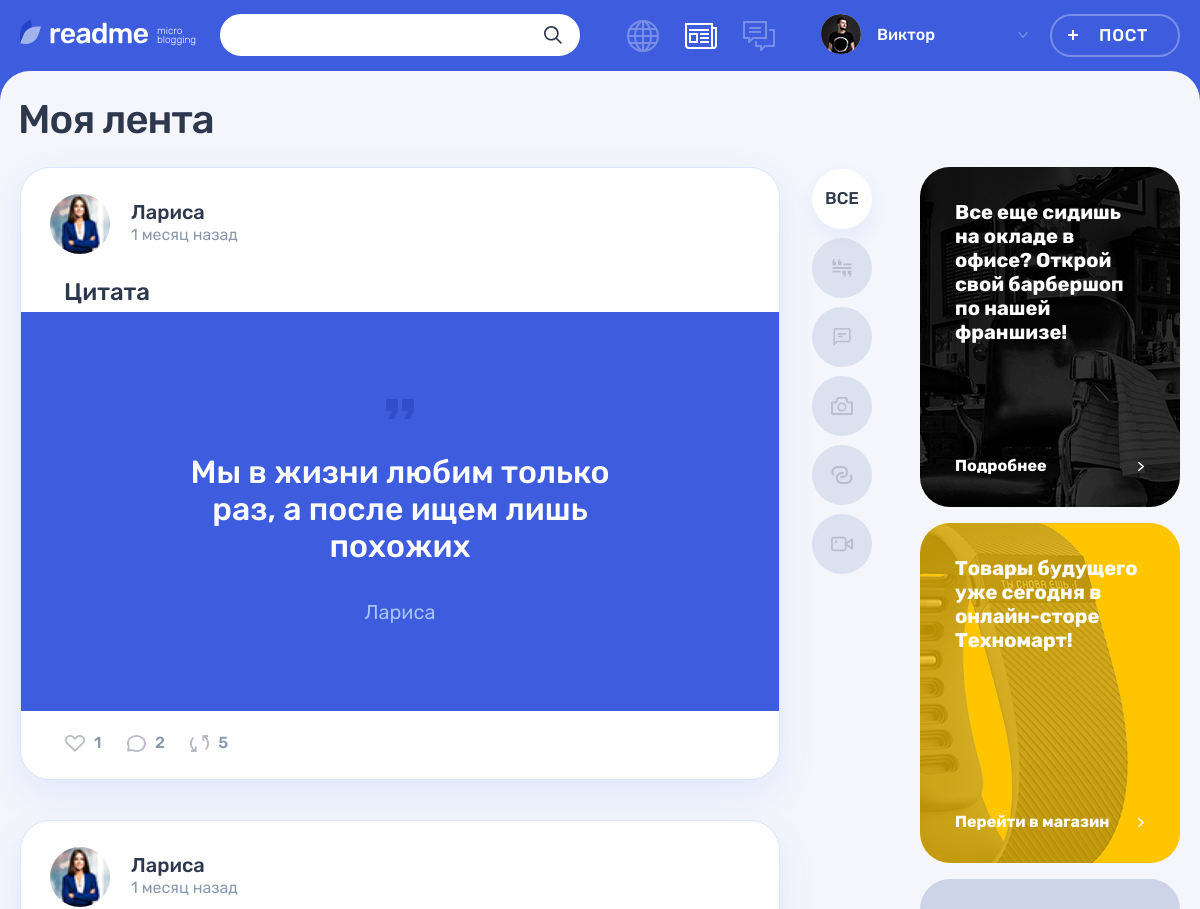
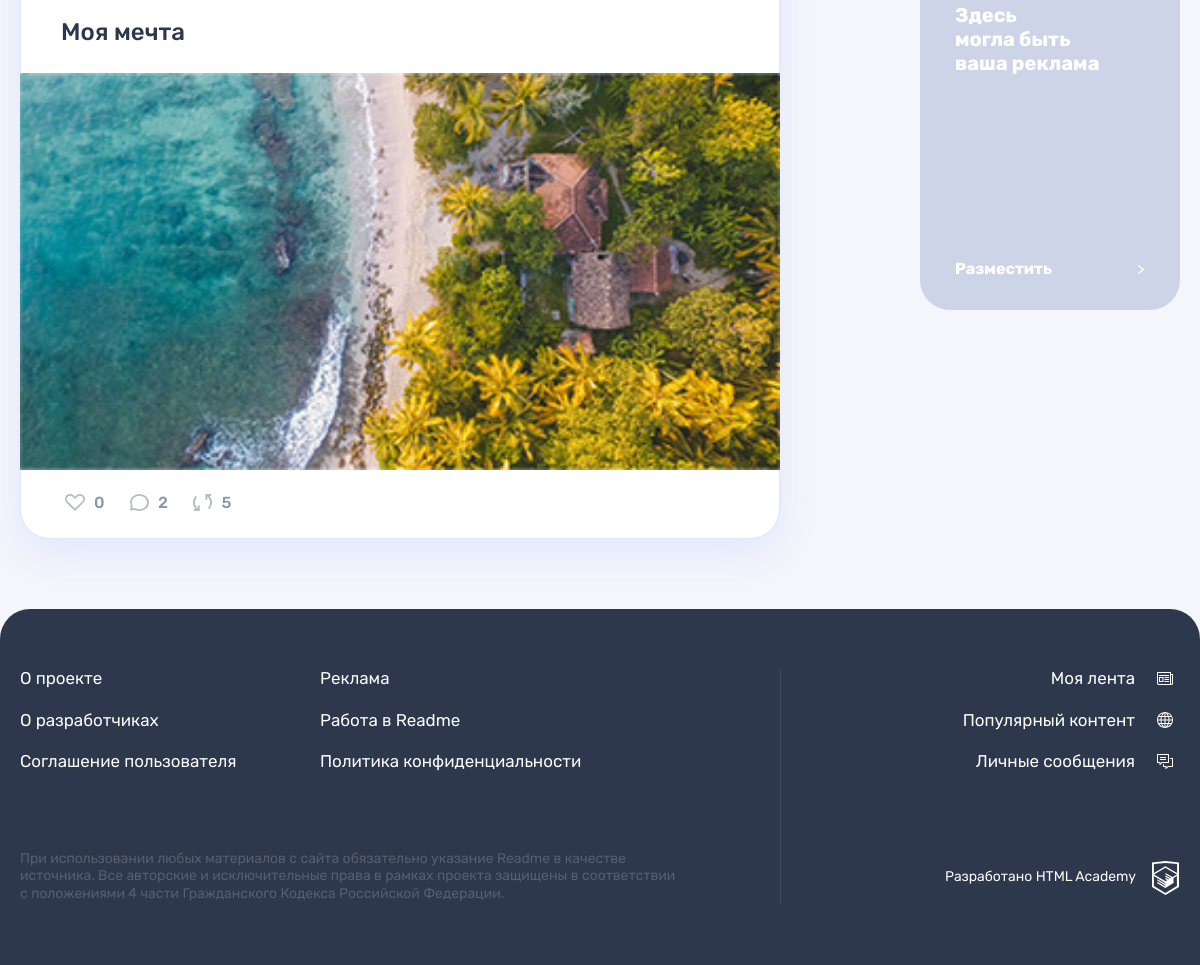
Screenshot of /feed.php (signed in) with the database file from the repository (2 pictures, top to bottom).
### tables this page shows
CREATE TABLE posts (
   id INT AUTO_INCREMENT PRIMARY KEY,
   author_id INT NOT NULL,
   title VARCHAR (128) NOT NULL,
   text TEXT NULL,
   image VARCHAR (255) NULL,
   video VARCHAR (255) NULL,
   link VARCHAR (255) NULL,
   views INT NULL,
   quote_author VARCHAR (128) NULL,
   type_id INT NOT NULL,
   dt_add TIMESTAMP DEFAULT CURRENT_TIMESTAMP,
   CONSTRAINT post_author_ref FOREIGN KEY (author_id) REFERENCES users (id) ON DELETE CASCADE,
   CONSTRAINT post_type_ref FOREIGN KEY (type_id) REFERENCES post_types (id) ON DELETE CASCADE
);

CREATE TABLE users (
   id INT AUTO_INCREMENT PRIMARY KEY,
   email VARCHAR (128) NOT NULL UNIQUE,
   login VARCHAR (32) NOT NULL UNIQUE,
   password CHAR (64) NOT NULL,
   avatar VARCHAR (255) NULL,
   dt_add TIMESTAMP DEFAULT CURRENT_TIMESTAMP
);

CREATE TABLE post_types (
   id INT AUTO_INCREMENT PRIMARY KEY,
   type VARCHAR (64) NOT NULL UNIQUE,
   name VARCHAR (64) NOT NULL UNIQUE
);

### helpers.php (called while the page is built, shortened)
<?php
function include_template($name, array $data = [])
{
    $name = 'templates/' . $name;
    extract($data);
    require $name;
    $result = ob_get_clean();
    return $result;
}
function add_class (bool $condition, string $class): string
{
  return $condition ? " $class" : '';
}

### db_helpers.php (called while the page is built, shortened)
<?php
function db_get_prepare_stmt(mysqli $link, string $sql, array $data = []): ?mysqli_stmt
{
  $stmt = mysqli_prepare($link, $sql);
  if ($data) {
    $types = '';
    $stmt_data = [];
    foreach ($data as $value) {
      $type = 's';
      if (is_int($value)) {
        $type = 'i';
      }
      $types .= $type;
      $stmt_data[] = $value;
    }
    $values = array_merge([$stmt, $types], $stmt_data);
    mysqli_stmt_bind_param(...$values);
  }
  return $stmt;
}
function db_get_fetch_all(mysqli $link, mysqli_stmt $stmt, int $mode = MYSQLI_ASSOC): ?array
{
  mysqli_stmt_execute($stmt);
  $result = mysqli_stmt_get_result($stmt);
  return mysqli_fetch_all($result, $mode);
}
function db_get_post_types(mysqli $link): ?array
{
  $sql = "SELECT * FROM post_types";
  $stmt = db_get_prepare_stmt($link, $sql);
  return db_get_fetch_all($link, $stmt);
}
function db_get_posts(
  mysqli $link,
  int|string $tab,
  bool $is_all_tab,
  string $sort = null,
  array $user_ids = null,
  int $limit = null,
  int $offset = null
): ?array {
  $sql_filter = !$is_all_tab ? "WHERE pt.id = ?" : '';
  $stmt_params = !$is_all_tab ? [$tab] : [];
  if ($user_ids !== null) {
    $sql_filter_user = $is_all_tab ? "WHERE u.id IN (" : " AND (u.id IN (";
    $sql_filter_user .= implode(',', $user_ids);
    $sql_filter_user .= $is_all_tab ? ')' : '))';
    $sql_filter .= $sql_filter_user;
  }
  if (is_null($sort)) {
    $sort = '';
  } else {
    $sort = mysqli_real_escape_string($link, $sort);
    $sort = "ORDER BY $sort DESC";
  }
  $sql_pagination = '';
  $sql =
    "
    SELECT
      p.id,
      p.dt_add,
      p.title,
      p.text,
      p.quote_author,
      p.link,
      p.image,
      p.author_id,
      pt.type,
      u.login AS author,
      u.avatar
    FROM posts p
    JOIN users u ON p.author_id = u.id
    JOIN post_types pt ON pt.id = p.type_id
    LEFT JOIN likes l ON l.post_id = p.id
    LEFT JOIN comments c ON c.post_id = p.id
    $sql_filter
    GROUP BY p.id
    $sort
    $sql_pagination
  ";
  $stmt = db_get_prepare_stmt($link, $sql, $stmt_params);
  $posts = db_get_fetch_all($link, $stmt);
  if ($posts !== null) {
    foreach ($posts as $key => $post) {
      $sql_ht =
        "
        SELECT ht.name FROM posts_by_hashtags pbh
        JOIN hashtags ht ON pbh.hash_tag_id = ht.id
        WHERE pbh.post_id = ?
      ";
      $stmt_ht = db_get_prepare_stmt($link, $sql_ht, [$post['id']]);
      $hash_tags = db_get_fetch_all($link, $stmt_ht) ?? null;
      if ($hash_tags !== null) {
        $posts[$key]['hash_tags'] = array_column($hash_tags, 'name');
      }
      $sql_likes =
        "
          SELECT
            l.user_id,
            l.dt_add,
            u.avatar,
            u.login
          FROM likes l
          JOIN users u ON u.id = l.user_id
          WHERE post_id = ?
          ORDER BY l.dt_add DESC
        ";
      $stmt_likes = db_get_prepare_stmt($link, $sql_likes, [$post['id']]);
      $likes = db_get_fetch_all($link, $stmt_likes) ?? null;
      if ($likes !== null) {
        $posts[$key]['likes'] = $likes;
      }
      $sql_comments =
        "
          SELECT
            c.content,
            c.dt_add,
            u.id as author_id,
            u.login as author_name,
            u.avatar
          FROM comments c
          JOIN users u ON c.author_id = u.id
          WHERE post_id = ?
        ";
      $stmt_comments = db_get_prepare_stmt($link, $sql_comments, [$post['id']]);
      $comments = db_get_fetch_all($link, $stmt_comments) ?? null;
      if ($comments !== null) {
        $posts[$key]['comments'] = $comments;
      }
    }
  }
  return $posts;
}
function db_get_followings (mysqli $link, int $user_id): array
{
  $sql =
    "
        SELECT
         s.following_id as id,
         u.login,
         u.avatar,
         u.dt_add,
         (SELECT COUNT(sb.follower_id) FROM subscriptions sb WHERE sb.following_id = s.following_id) as followers_count,
         (SELECT COUNT(id) FROM posts WHERE author_id = s.following_id) as posts_count
        FROM subscriptions s
        JOIN users u ON u.id = s.following_id
        WHERE follower_id = ?
    ";
  $stmt = db_get_prepare_stmt($link, $sql, [$user_id]);
  return db_get_fetch_all($link, $stmt);
}

### templates/my-posts.php (the view, shortened to what this page needs)
<?php
$posts = $posts ?? [];
$post_types = $post_types ?? [];
$is_all_tab = $is_all_tab ?? null;
$tab = $tab ?? '';
?>
<main class="page__main page__main--feed">
  <div class="container">
    <h1 class="page__title page__title--feed">Моя лента</h1>
  </div>
  <div class="page__main-wrapper container">
    <?php if(count($posts) === 0): ?>
      Вы не опубликовали ни одного поста
    <?php else: ?>
      <section class="feed">
        <div class="feed__main-wrapper">
          <div class="feed__wrapper">
            <?php print(include_template('components/posts.php', [
              'posts' => $posts,
              'class_name' => 'feed__post'
            ])) ?>
          </div>
        </div>
        <?php if(count($post_types) > 0): ?>
          <ul class="feed__filters filters">
            <li class="feed__filters-item filters__item">
              <a
                class="filters__button<?= add_class($is_all_tab, 'filters__button--active') ?>"
                href="<?= "?tab=all" ?>"
              >
                <span>Все</span>
              </a>
            </li>
            <?php foreach($post_types as $post_type): ?>
              <li class="feed__filters-item filters__item">
                <a
                  class="filters__button filters__button--<?= $post_type['type'] ?? '' ?> button<?= add_class($tab == $post_type['id'], 'filters__button--active') ?>"
                  href="?tab=<?= $post_type['id'] ?? '' ?>"
                >
                  <svg class="filters__icon" width="22" height="18">
                    <use xlink:href="#icon-filter-<?= $post_type['type'] ?? '' ?>"></use>
                  </svg>
                </a>
              </li>
            <?php endforeach; ?>
          </ul>
        <?php endif; ?>
      </section>
    <?php endif ?>
    <aside class="promo">
      <article class="promo__block promo__block--barbershop">
        <p class="promo__text">
          Все еще сидишь на окладе в офисе? Открой свой барбершоп по нашей франшизе!
        </p>
        <a class="promo__link" href="#">
          Подробнее
        </a>
      </article>
      <article class="promo__block promo__block--technomart">
        <p class="promo__text">
          Товары будущего уже сегодня в онлайн-сторе Техномарт!
        </p>
        <a class="promo__link" href="#">
          Перейти в магазин
        </a>
      </article>
      <article class="promo__block">
        <p class="promo__text">
          Здесь<br> могла быть<br> ваша реклама
        </p>
        <a class="promo__link" href="#">
          Разместить
        </a>
      </article>
    </aside>
  </div>
</main>

### templates/components/posts.php (shortened to what this page needs)
<?php
$posts = $posts ?? [];
$current_time = time();
$class_name = $class_name ?? '';
?>
<?php foreach($posts as $post): ?>
  <?php
  $title = htmlspecialchars($post['title']) ?? '';
  $type = $post['type'] ?? '';
  $text = htmlspecialchars($post['text']) ?? '';
  $quote_author = htmlspecialchars($post['quote_author']) ?? '';
  $image = htmlspecialchars($post['image']) ?? '';
  $avatar = htmlspecialchars($post['avatar']) ?? '';
  $author = $post['author'] ?? '';
  $author_id = $post['author_id'] ?? '';
  $id = $post['id'] ?? '';
  $dt_add = $post['dt_add'] ?? '';
  $likes_count = count($post['likes'] ?? []);
  $comments_count = count($post['comments'] ?? []);
  ?>
  <article class="<?= $class_name ?> post post-<?= $type ?>">
    <header class="post__header post__author">
      <a
        class="post__author-link"
        href="/profile.php?id=<?= $author_id ?>"
        title="Автор"
      >
        <div class="post__avatar-wrapper">
          <img
            class="post__author-avatar"
            src="img/<?= $avatar ?>"
            alt="Аватар пользователя"
            width="60"
            height="60"
          >
        </div>
        <div class="post__info">
          <b class="post__author-name"><?= $author ?></b>
          <span class="post__time">
            <?= relative_time($current_time - strtotime($dt_add)); ?> назад
          </span>
        </div>
      </a>
    </header>
    <div class="post__main">
      <h2>
        <a href="/post.php?id=<?= $id ?>">
          <?= $title ?>
        </a>
      </h2>
      <?php if($type === 'photo'): ?>
        <div class="post-photo__image-wrapper">
          <img src="img/<?= $image ?>" alt="Фото от пользователя" width="760" height="396">
        </div>
      <?php elseif($type === 'quote'): ?>
        <blockquote>
          <p><?= $text ?></p>
          <cite><?= $quote_author ?></cite>
        </blockquote>
      <?php endif ?>
    </div>
    <footer class="post__footer post__indicators">
      <div class="post__buttons">
        <a
          class="post__indicator post__indicator--likes button"
          href="/like-add.php?post=<?= $id ?>"
          title="Лайк"
        >
          <svg class="post__indicator-icon" width="20" height="17">
            <use xlink:href="#icon-heart"></use>
          </svg>
          <span><?= $likes_count ?></span>
        </a>
        <a class="post__indicator post__indicator--comments button" href="#" title="Комментарии">
          <svg class="post__indicator-icon" width="19" height="17">
            <use xlink:href="#icon-comment"></use>
          </svg>
          <span><?= $comments_count ?></span>
        </a>
        <a class="post__indicator post__indicator--repost button" href="#" title="Репост">
          <svg class="post__indicator-icon" width="19" height="17">
            <use xlink:href="#icon-repost"></use>
          </svg>
          <span>5</span>
        </a>
      </div>
    </footer>
  </article>
<?php endforeach ?>

### rows the page displays
posts: author.avatar (picture), author.login "Лариса", relative_time($current_time - strtotime($dt_add)) "1 месяц", title "Цитата", text "Мы в жизни любим только раз, а после ищем лишь похожих", quote_author "Лариса", likes_count "1", comments_count "2"
posts: author.avatar (picture), author.login "Лариса", relative_time($current_time - strtotime($dt_add)) "1 месяц", title "Моя мечта", image (picture), likes_count "0", comments_count "2"

### other values shown
$user['login'] "Виктор"
